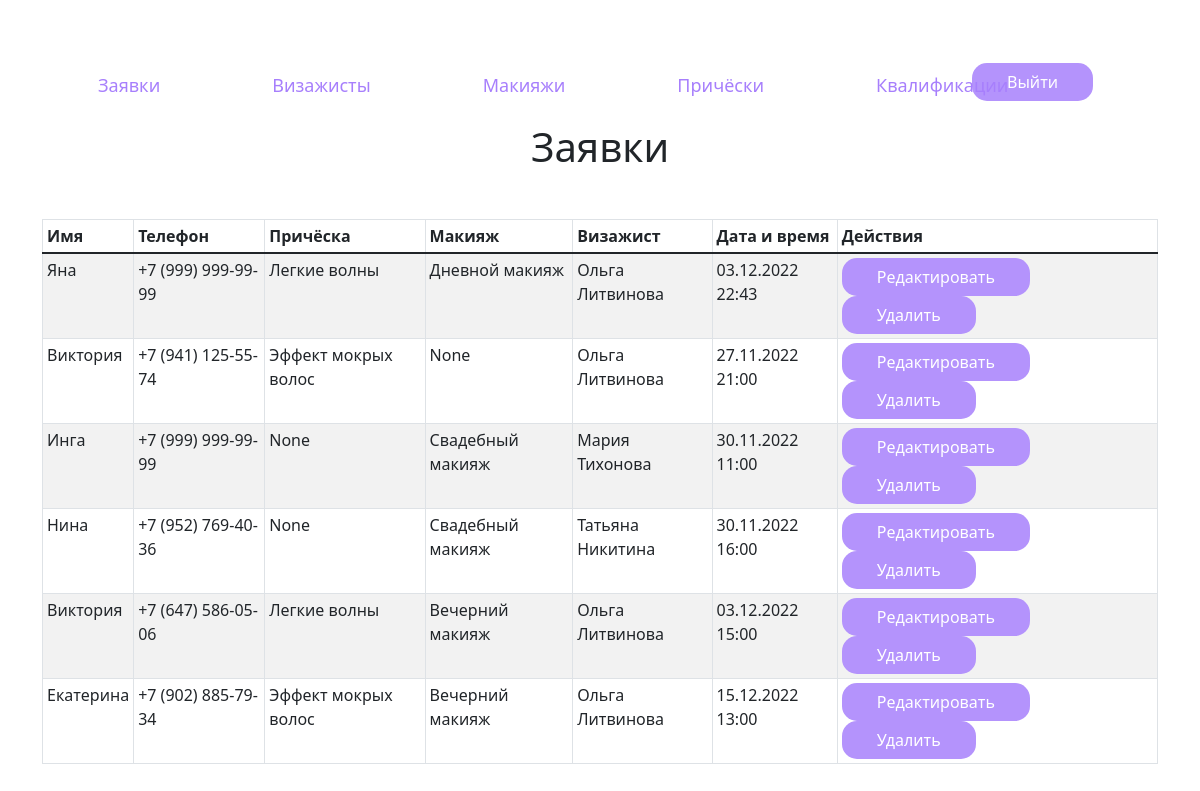
The app's page /adminka/ (signed in), older data.
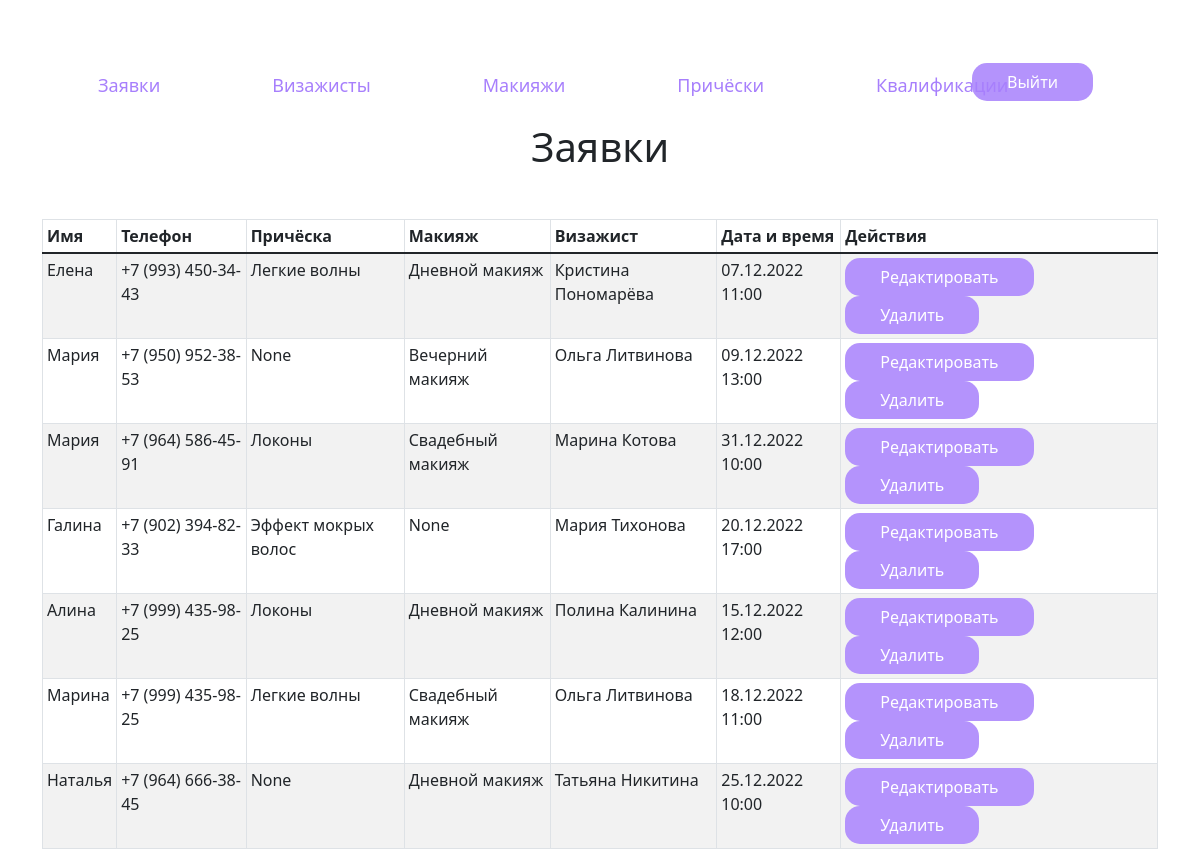
The same page, newer data.
### content/models.py (models this page shows, shortened)
class Zayavki(models.Model):
    name_klient = models.CharField(max_length=20, verbose_name='Имя')
    telephon = models.CharField(max_length=18, verbose_name='Телефон')
    data_sozd = models.DateTimeField(auto_now=True)
    data_vypoln = models.DateTimeField(verbose_name="Дата и время")
    pricheski = models.ForeignKey(Pricheski, on_delete=models.PROTECT, blank=True, null=True, verbose_name="Причёска")
    makeup = models.ForeignKey(Makeup, on_delete=models.PROTECT, blank=True, null=True, verbose_name="Макияж")
    vizajist = models.ForeignKey(Vizajisti, on_delete=models.PROTECT, verbose_name="Визажист")

class Pricheski(models.Model):
    name = models.CharField(max_length=20, verbose_name="Название")
    opisanie = models.TextField(verbose_name="Описание")
    stoimost = models.IntegerField(verbose_name="Стоимость")
    foto = models.ImageField(upload_to='pricheski/')
    def __str__(self):
        return self.name

class Makeup(models.Model):
    name = models.CharField(max_length=20, verbose_name="Название")
    opisanie = models.TextField(verbose_name="Описание")
    stoimost = models.IntegerField(verbose_name="Стоимость")
    foto = models.ImageField(upload_to='makeup/')
    def __str__(self):
        return self.name

class Vizajisti(models.Model):
    fam = models.CharField(max_length=45, verbose_name="Фамилия")
    name = models.CharField(max_length=20, verbose_name="Имя")
    kvalifikaciya = models.ForeignKey(Kvalifikaciya, on_delete=models.PROTECT, verbose_name="Квалификация")
    foto = models.ImageField(upload_to='vizajisti/')

### content/views.py (the view)
# urls.py: path('adminka/', adminka, name="adminka"),
@login_required
def adminka(request):
    zayavki = Zayavki.objects.all()
    return render(request, 'adminka.html', {'zayavki': zayavki, 'title': "Панель управления"})

### templates/adminka.html
{% extends 'admin_base.html' %}
{% load static %}
{% block content %}
        <h1 class="text-center">Заявки</h1>
    <div class="row mt-5">
        <div class="col">
        <table class="table table-sm table-bordered table-striped">
            <thead>
                <tr>
                    <th scope="col">Имя</th>
                    <th scope="col">Телефон</th>
                    <th scope="col">Причёска</th>
                    <th scope="col">Макияж</th>
                    <th scope="col">Визажист</th>
                    <th scope="col">Дата и время</th>
                    <th scope="col">Действия</th>
                </tr>
            </thead>
            <tbody>
            {% for i in zayavki%}
            <tr>
                <td>{{i.name_klient}}</td>
                <td>{{i.telephon}}</td>
                <td>{{i.pricheski}}</td>
                <td>{{i.makeup}}</td>
                <td>{{i.vizajist.name}} {{ i.vizajist.fam }}</td>
                <td>{{i.data_vypoln|date:'d.m.Y H:i'}}</td>
                <td><a class="btn buttons" href="{% url 'update_zayavka' i.id %}">Редактировать</a>
                    <a class="btn buttons" href="{% url 'delete_zayavka' i.id %}">Удалить</a></td>
            </tr>
            {% endfor %}
        </tbody>
    </table>
        </div>
    </div>
{% endblock %}

### templates/admin_base.html (shortened to what this page needs)
{% load static %}
<!DOCTYPE html>
<html lang="en">
<head>
    <link href="https://cdn.jsdelivr.net/npm/bootstrap@5.1.3/dist/css/bootstrap.min.css" rel="stylesheet">
    <link rel="stylesheet" href="{% static 'style.css' %}">
</head>
<body>
    <div class="container pt-5">
     <nav class="navbar navbar-expand-lg navbar-light bg-white">
        <div class="row w-100 justify-content-center">
        <div class="col-lg-10">
          <div class="navbar" id="navbarNav">
          <ul class="navbar-nav">
            <li class="nav-item" id="nav-nav">
              <a class="nav-link mx-5 text-black" id="link" href="{% url 'adminka' %}">Заявки</a>
            </li>
            <li class="nav-item">
              <a class="nav-link mx-5" href="{% url 'admin_vizajist' %}">Визажисты</a>
            </li>
            <li class="nav-item">
              <a class="nav-link mx-5" href="{% url 'admin_makeup' %}">Макияжи</a>
            </li>
            <li class="nav-item">
              <a class="nav-link mx-5" href="{% url 'admin_pricheski' %}">Причёски</a>
            </li>
            <li class="nav-item">
              <a class="nav-link mx-5" href="{% url 'admin_kvalif' %}">Квалификации</a>
            </li>
          </ul>
        </div>
        </div>
        <div class="col-lg-2" style="margin-top: 7px;">
          <a class="btn buttons" href="{% url 'logout' %}">Выйти</a>
        </div>
      </div>
    </nav>
    {% block content %}
    {% endblock %}
    </div>
</body>
</html>

### content/static/style.css (style rules this page uses)
.buttons { background-color: #B493FC; color: white; border-width: 0px; border-radius: 15px; padding: 7px 35px 7px 35px; margin-right: 10px; text-decoration: none; }
.nav-link { color:#a77ffc !important; font-size: 18px; }

Row changes from the older to the newer data that the page shows:
removed Zayavki: name_klient "Яна", telephon "+7 (999) 999-99-99", pricheski "Легкие волны", makeup "Дневной макияж", vizajist.name "Ольга", vizajist.fam "Литвинова", data_vypoln "03.12.2022 22:43"
removed Zayavki: name_klient "Виктория", telephon "+7 (941) 125-55-74", pricheski "Эффект мокрых волос", makeup "None", vizajist.name "Ольга", vizajist.fam "Литвинова", data_vypoln "27.11.2022 21:00"
removed Zayavki: name_klient "Инга", telephon "+7 (999) 999-99-99", pricheski "None", makeup "Свадебный макияж", vizajist.name "Мария", vizajist.fam "Тихонова", data_vypoln "30.11.2022 11:00"
removed Zayavki: name_klient "Нина", telephon "+7 (952) 769-40-36", pricheski "None", makeup "Свадебный макияж", vizajist.name "Татьяна", vizajist.fam "Никитина", data_vypoln "30.11.2022 16:00"
removed Zayavki: name_klient "Виктория", telephon "+7 (647) 586-05-06", pricheski "Легкие волны", makeup "Вечерний макияж", vizajist.name "Ольга", vizajist.fam "Литвинова", data_vypoln "03.12.2022 15:00"
removed Zayavki: name_klient "Екатерина", telephon "+7 (902) 885-79-34", pricheski "Эффект мокрых волос", makeup "Вечерний макияж", vizajist.name "Ольга", vizajist.fam "Литвинова", data_vypoln "15.12.2022 13:00"
added Zayavki: name_klient "Елена", telephon "+7 (993) 450-34-43", pricheski "Легкие волны", makeup "Дневной макияж", vizajist.name "Кристина", vizajist.fam "Пономарёва", data_vypoln "07.12.2022 11:00"
added Zayavki: name_klient "Мария", telephon "+7 (950) 952-38-53", pricheski "None", makeup "Вечерний макияж", vizajist.name "Ольга", vizajist.fam "Литвинова", data_vypoln "09.12.2022 13:00"
added Zayavki: name_klient "Мария", telephon "+7 (964) 586-45-91", pricheski "Локоны", makeup "Свадебный макияж", vizajist.name "Марина", vizajist.fam "Котова", data_vypoln "31.12.2022 10:00"
added Zayavki: name_klient "Галина", telephon "+7 (902) 394-82-33", pricheski "Эффект мокрых волос", makeup "None", vizajist.name "Мария", vizajist.fam "Тихонова", data_vypoln "20.12.2022 17:00"
added Zayavki: name_klient "Алина", telephon "+7 (999) 435-98-25", pricheski "Локоны", makeup "Дневной макияж", vizajist.name "Полина", vizajist.fam "Калинина", data_vypoln "15.12.2022 12:00"
added Zayavki: name_klient "Марина", telephon "+7 (999) 435-98-25", pricheski "Легкие волны", makeup "Свадебный макияж", vizajist.name "Ольга", vizajist.fam "Литвинова", data_vypoln "18.12.2022 11:00"
added Zayavki: name_klient "Наталья", telephon "+7 (964) 666-38-45", pricheski "None", makeup "Дневной макияж", vizajist.name "Татьяна", vizajist.fam "Никитина", data_vypoln "25.12.2022 10:00"
